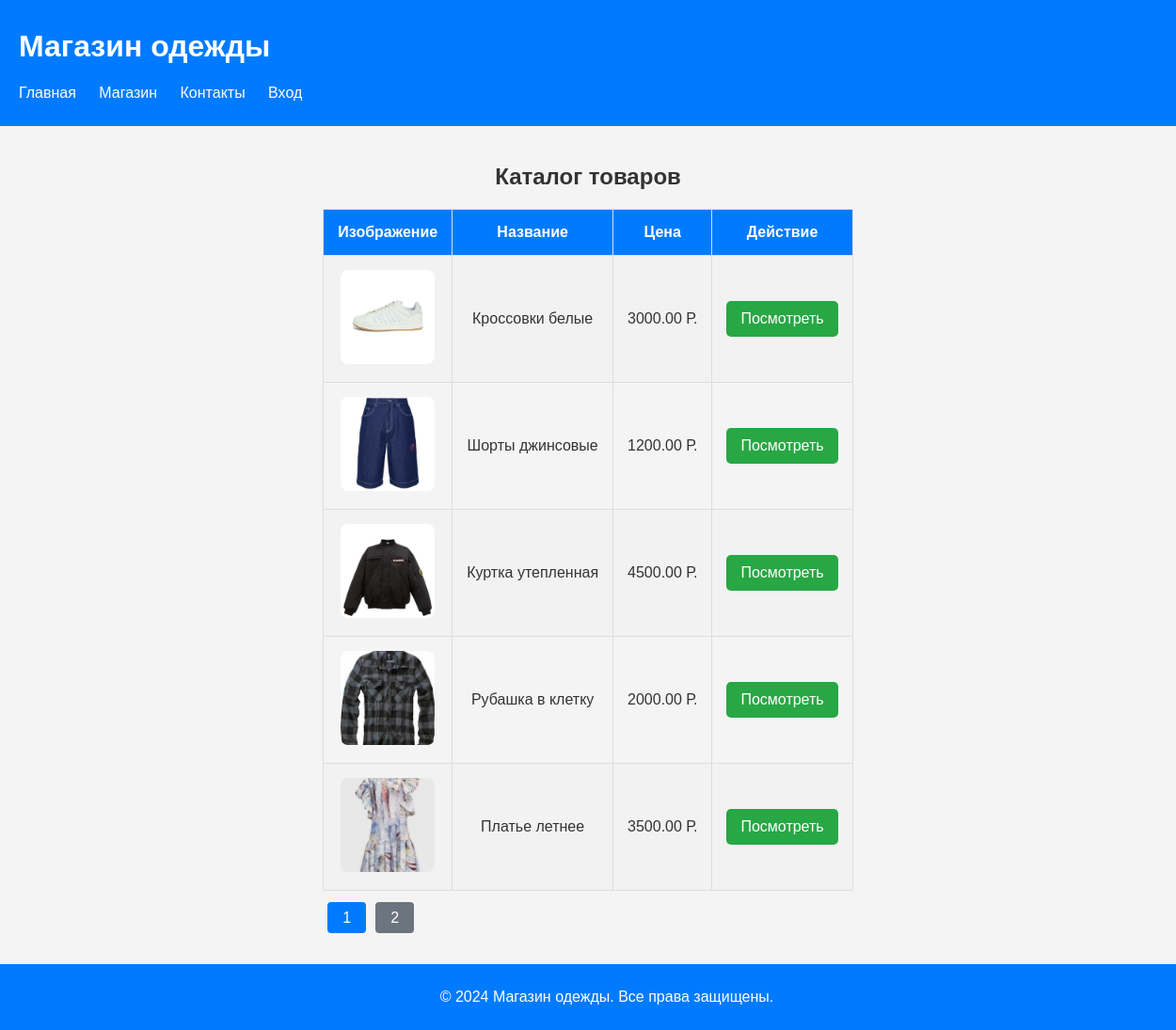
Page /shop.php?page=2 on the committed database.
### tables this page shows
CREATE TABLE `products` (
  `product_id` int(11) NOT NULL,
  `name` varchar(255) NOT NULL,
  `description` text DEFAULT NULL,
  `image_url` varchar(255) DEFAULT NULL,
  `price` decimal(10,2) NOT NULL,
  `stock` int(11) NOT NULL,
  `size` varchar(10) DEFAULT NULL,
  `color` varchar(50) DEFAULT NULL,
  `material` varchar(50) DEFAULT NULL
);

### shop.php (the view, shortened to what this page needs)
<?php
$servername = "localhost";
$username = "root";
$password = "";
$dbname = "clothing_store";
$conn = new mysqli($servername, $username, $password, $dbname);
$items_per_page = 5;
$current_page = isset($_GET['page']) ? (int)$_GET['page'] : 1;
$offset = ($current_page - 1) * $items_per_page;
$total_items_result = $conn->query("SELECT COUNT(*) as count FROM products");
$total_items_row = $total_items_result->fetch_assoc();
$total_items = $total_items_row['count'];
$total_pages = ceil($total_items / $items_per_page);
$sql = "SELECT * FROM products LIMIT ?, ?";
$stmt = $conn->prepare($sql);
$stmt->bind_param("ii", $offset, $items_per_page);
$stmt->execute();
$result = $stmt->get_result();
?>
<!DOCTYPE html>
<html lang="ru">
<head>
    <link rel="stylesheet" href="style.css">
</head>
<body>
    <header>
        <h1>Магазин одежды</h1>
        <nav>
            <ul>
                <li><a href="index.php">Главная</a></li>
                <li><a href="shop.php">Магазин</a></li>
                <li><a href="contact.php">Контакты</a></li>
                <li><a href="login.php">Вход</a></li>
            </ul>
        </nav>
    </header>
    <main>
        <h2>Каталог товаров</h2>
        <?php
        if ($result->num_rows > 0) {
            echo "<table>";
            echo "<tr><th>Изображение</th><th>Название</th><th>Цена</th><th>Действие</th></tr>";
            while ($product = $result->fetch_assoc()) {
                echo "<tr>";
                echo "<td><img src='" . htmlspecialchars($product['image_url']) . "' alt='" . htmlspecialchars($product['name']) . "' style='width:100px;height:100px;'></td>";
                echo "<td>" . htmlspecialchars($product['name']) . "</td>";
                echo "<td>" . htmlspecialchars($product['price']) . " Р.</td>";
                echo "<td><a href='product.php?product_id=" . $product['product_id'] . "' class='button'>Посмотреть</a></td>";
                echo "</tr>";
            }
            echo "</table>";
        } else {
            echo "Товары не найдены.";
        }
        echo "<div class='pagination'>";
        for ($i = 1; $i <= $total_pages; $i++) {
            if ($i == $current_page) {
                echo "<span>$i</span>";
            } else {
                echo "<a href='shop.php?page=$i'>$i</a>";
            }
        }
        echo "</div>";
        ?>
    </main>
    <footer>
        <p>&copy; 2024 Магазин одежды. Все права защищены.</p>
    </footer>
</body>
</html>

### style.css (style rules this page uses)
html, body { height: 100%; margin: 0; }
body { display: flex; flex-direction: column; font-family: 'Arial', sans-serif; background-color: #f4f4f4; color: #333; }
header { background-color: #007BFF; color: white; padding: 10px 20px; }
nav ul { list-style: none; padding: 0; }
nav ul li { display: inline; margin-right: 20px; }
nav ul li a { color: white; text-decoration: none; }
main { flex: 1; padding: 20px; max-width: 1200px; margin: auto; }
h2 { text-align: center; }
table { width: 100%; border-collapse: collapse; margin: 20px 0; }
table th, table td { padding: 15px; text-align: center; border: 1px solid #ddd; }
table th { background-color: #007BFF; color: #ffffff; }
table img { width: 100px; height: 100px; object-fit: cover; border-radius: 8px; }
table tr:nth-child(even) { background-color: #f2f2f2; }
.button { display: inline-block; background-color: #28a745; color: white; padding: 10px 15px; border: none; border-radius: 5px; text-decoration: none; transition: background-color 0.3s; }
footer { background: #007BFF; color: #ffffff; text-align: center; padding: 10px 20px; width: 100%; }
.pagination { margin: 20px 0; }
.pagination a { padding: 8px 16px; margin: 0 5px; background-color: #007bff; color: white; text-decoration: none; border-radius: 4px; }
.pagination span { padding: 8px 16px; margin: 0 5px; background-color: #6c757d; color: white; border-radius: 4px; }

### rows in the picture
products: image_url (picture), name "Кроссовки белые", price "3000.00"
products: image_url (picture), name "Шорты джинсовые", price "1200.00"
products: image_url (picture), name "Куртка утепленная", price "4500.00"
products: image_url (picture), name "Рубашка в клетку", price "2000.00"
products: image_url (picture), name "Платье летнее", price "3500.00"
